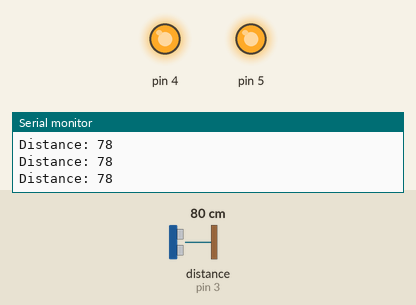
A sketch run on a simulated Arduino Uno, built with avr-gcc and run on an emulated ATmega328P. Parts: output pins drawn as LEDs (lit = HIGH), the last lines printed to the serial monitor. Wiring (inferred from the names in the program): ultrasonic range finder: trigger pin 2; echo pin 3. Inputs (shaded band) come from the test bench; at power-on: distance to the obstacle (sensor on pin 3) 80 cm. The echo pulse lasts 58.3 µs per cm; pins used as bus, display or sensor lines are not drawn.

Above: at 1.3 s.
1.4 s: distance to the obstacle (sensor on pin 3) set to 19 cm
2.9 s: distance to the obstacle (sensor on pin 3) set to 15 cm
At 3.8 s:
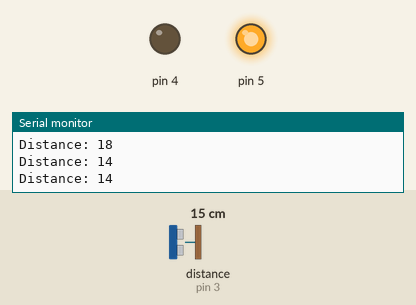
4.5 s: distance to the obstacle (sensor on pin 3) set to 18 cm
At 5.2 s:
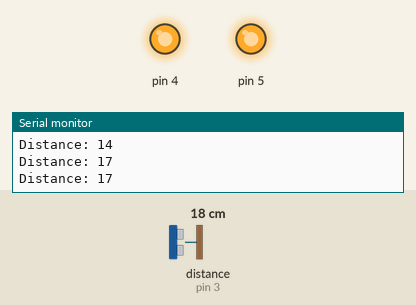
6.0 s: distance to the obstacle (sensor on pin 3) set to 2 cm
At 6.5 s:
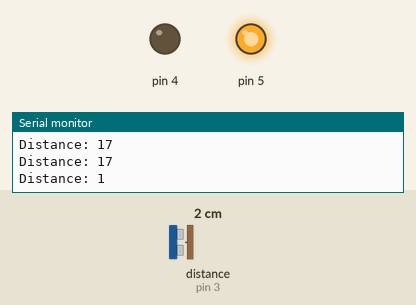
Timing chart, 0 to 8.5 s (numbered marks = the images above; inputs shaded):
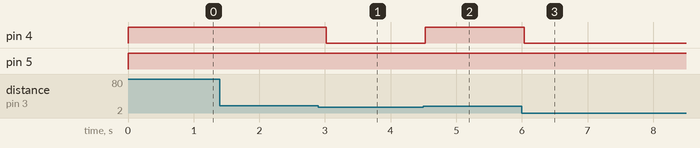

Measured:
- the behaviour switches between 17 and 16 cm on distance to the obstacle (sensor on pin 3) (found by bisection; images 0 and 1)
- after the input at 2.9 s, pin 4: HIGH → LOW after 0.12 s
- after the input at 4.5 s, pin 4: LOW → HIGH at once
- after the input at 6.0 s, pin 4: HIGH → LOW at once

The sketch:

HARARA.ino
```cpp
const int trigPin = 2;
const int echoPin = 3;

long duration;
int distance;
void setup() {

pinMode(trigPin, OUTPUT); // Sets the trigPin as an Output
pinMode(echoPin, INPUT); // Sets the echoPin as an Input
Serial.begin(9600); // Starts the serial communication
pinMode(4, OUTPUT);
pinMode(5, OUTPUT);
}

void loop() {
  digitalWrite(5,HIGH);
  // put your main code here, to run repeatedly:
digitalWrite(trigPin, LOW);
delayMicroseconds(2);
// Sets the trigPin on HIGH state for 10 micro seconds
digitalWrite(trigPin, HIGH);
delayMicroseconds(10);
digitalWrite(trigPin, LOW);
// Reads the echoPin, returns the sound wave travel time in microseconds
duration = pulseIn(echoPin, HIGH);
// Calculating the distance
distance= duration*0.034/2;
if(distance<16)
{
  digitalWrite(4,LOW);
 }
 else
 {
  digitalWrite(4,HIGH);
  }
// Prints the distance on the Serial Monitor
Serial.print("Distance: ");
Serial.println(distance);

delay(500);

}
```
